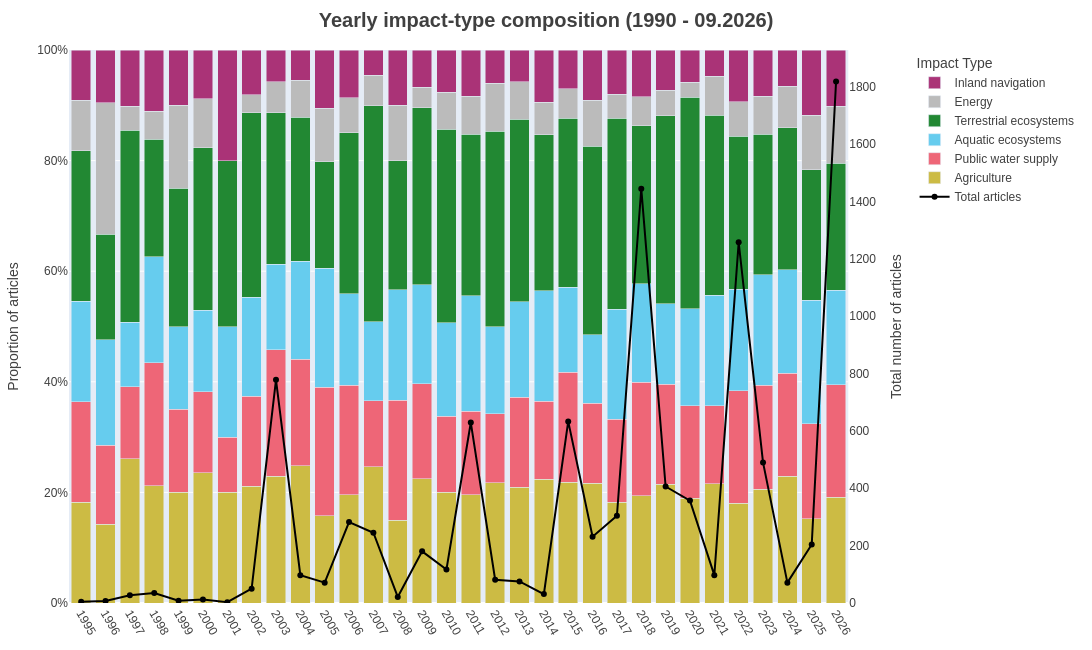

Notebook source saved alongside this figure:
### Markdown cell above
## 4.4.3 — Yearly impact-type composition (thesis Figure 12)
For each year, the share of each broad impact type, stacked to 100%, with the number of
articles as a line. As in the thesis figure, every impact type an article mentions counts
once (`FIG443Y_METHOD = "all_types"`); `"dominant"` keeps only each article's most
frequent type. Only articles whose most salient location lies in a canton are counted.

### Code cell
# ============================================================================
# 4.4.3 (yearly) — PARAMETERS
# ============================================================================
FIG443Y_LANGUAGES = LANGUAGES
FIG443Y_START_YEAR = 1995
FIG443Y_END_YEAR = END_YEAR
FIG443_IMPACT_GROUPS = IMPACT_GROUP_ORDER
FIG443_REQUIRE_CANTON = True    # thesis: only articles whose main location is in a canton
# How articles are split across impact types:
#   "all_types" -> every impact type an article mentions counts once (thesis Figure 12)
#   "dominant"  -> only the type(s) with the most impact sentences in the article (thesis Figure 13)
FIG443Y_METHOD = "all_types"

# ============================================================================
# 4.4.3 (yearly) — PLOT
# ============================================================================
import plotly.graph_objects as go
from plotly.subplots import make_subplots


def impact_types_per_article(languages, start_year, end_year, impact_groups, require_canton, method):
    """One row per (article, impact type) that the article is counted under.
    method="dominant": only the type(s) with the most sentences (ties kept);
    method="all_types": every type the article mentions."""
    si = sentence_impacts[sentence_impacts["language"].isin(languages) &
                          sentence_impacts["impact_group"].isin(impact_groups) &
                          sentence_impacts["year"].between(start_year, end_year)]
    if require_canton:
        if best_location.empty:
            print("note: no location data — using all articles instead.")
        else:
            located = best_location.loc[best_location["canton_abbr"].notna(), ["language", "file"]]
            si = si.merge(located, on=["language", "file"], how="inner")
    counts = si.groupby(["language", "file", "year", "month", "impact_group"]).size().reset_index(name="n")
    if method == "all_types":
        return counts
    counts["max_n"] = counts.groupby(["language", "file"])["n"].transform("max")
    return counts[counts["n"] == counts["max_n"]]


def save_plotly(fig, name):
    try:
        fig.write_image(os.path.join(FIGURES_DIR, name), scale=3)
    except Exception as e:
        print(f"note: could not save a PNG copy ({e}). 'pip install -U kaleido' enables saving Plotly figures.")


_years = sentence_impacts.loc[sentence_impacts["language"].isin(FIG443Y_LANGUAGES), "year"]
y0, y1 = resolve_year_range(_years, FIG443Y_START_YEAR, FIG443Y_END_YEAR)
assigned = impact_types_per_article(FIG443Y_LANGUAGES, y0, y1, FIG443_IMPACT_GROUPS, FIG443_REQUIRE_CANTON,
                                    FIG443Y_METHOD)

if assigned.empty:
    print("Skipping: no data for the chosen parameters.")
else:
    yearly = assigned.groupby(["year", "impact_group"]).size().rename("article_count")
    grid = pd.MultiIndex.from_product([sorted(assigned["year"].unique()), FIG443_IMPACT_GROUPS],
                                      names=["year", "impact_group"])
    yearly = yearly.reindex(grid, fill_value=0).reset_index()
    yearly["pair_total"] = yearly.groupby("year")["article_count"].transform("sum")
    yearly = yearly[yearly["pair_total"] > 0].copy()
    yearly["proportion"] = yearly["article_count"] / yearly["pair_total"]

    fig = make_subplots(specs=[[{"secondary_y": True}]])
    for impact in FIG443_IMPACT_GROUPS:
        s = yearly[yearly["impact_group"] == impact]
        fig.add_trace(go.Bar(x=s["year"], y=s["proportion"], name=impact,
                             marker_color=IMPACT_GROUP_COLORS.get(impact, "#999999"),
                             hovertemplate="Year=%{x}<br>Impact=%{fullData.name}<br>Proportion=%{y:.2%}<extra></extra>"),
                      secondary_y=False)
    # line = number of distinct articles per year
    totals = assigned.drop_duplicates(["language", "file"]).groupby("year").size().rename("n").reset_index()
    fig.add_trace(go.Scatter(x=totals["year"], y=totals["n"], name="Total articles",
                             mode="lines+markers", legendrank=1, line=dict(color="black", width=2),
                             marker=dict(size=6), hovertemplate="Year=%{x}<br>Total=%{y}<extra></extra>"),
                  secondary_y=True)
    fig.update_layout(
        barmode="stack", height=650, width=1200,
        title=dict(text="<b>Yearly impact-type composition (1990 - 09.2026)</b>", x=0.5, xanchor="center",
                   y=0.98, yanchor="top", font=dict(family=PLOTLY_FONT["family"], size=20, color=TEXT_COLOR)),
        legend_title_text="Impact Type", margin=dict(t=50, r=50, l=60, b=40), font=PLOTLY_FONT,
    )
    fig.update_yaxes(title_text="Proportion of articles", tickformat=".0%", range=[0, 1], secondary_y=False)
    fig.update_yaxes(title_text="Total number of articles", tickmode="auto", rangemode="tozero",
                     showgrid=False, secondary_y=True)
    fig.update_xaxes(dtick=1, tickangle=60, range=[y0 - 0.5, y1 + 0.5])
    fig.show()
    save_plotly(fig, "4.4.3_yearly_impact_compositions.png")

### Figure 1 — Plotly figure (JSON) as saved in the notebook; plotly's stock layout.template omitted (floating-point values rounded to 4 significant figures)
{"data": [{"hovertemplate": "Year=%{x}<br>Impact=%{fullData.name}<br>Proportion=%{y:.2%}<extra></extra>", "marker": {"color": "#CCBB44"}, "name": "Agriculture", "type": "bar", "x": [1995, 1996, 1997, 1998, 1999, 2000, 2001, 2002, 2003, 2004, 2005, 2006, 2007, 2008, 2009, 2010, 2011, 2012, 2013, 2014, 2015, 2016, 2017, 2018, 2019, 2020, 2021, 2022, 2023, 2024, 2025, 2026], "xaxis": "x", "y": [0.1818, 0.1429, 0.2609, 0.2121, 0.2, 0.2353, 0.2, 0.2114, 0.2294, 0.248, 0.1579, 0.1954, 0.2468, 0.15, 0.2251, 0.2006, 0.196, 0.2174, 0.2094, 0.2235, 0.2182, 0.2169, 0.1821, 0.1942, 0.2144, 0.1893, 0.2157, 0.1801, 0.2057, 0.229, 0.152, 0.1912], "yaxis": "y"}, {"hovertemplate": "Year=%{x}<br>Impact=%{fullData.name}<br>Proportion=%{y:.2%}<extra></extra>", "marker": {"color": "#EE6677"}, "name": "Public water supply", "type": "bar", "x": [1995, 1996, 1997, 1998, 1999, 2000, 2001, 2002, 2003, 2004, 2005, 2006, 2007, 2008, 2009, 2010, 2011, 2012, 2013, 2014, 2015, 2016, 2017, 2018, 2019, 2020, 2021, 2022, 2023, 2024, 2025, 2026], "xaxis": "x", "y": [0.1818, 0.1429, 0.1304, 0.2222, 0.15, 0.1471, 0.1, 0.1626, 0.229, 0.1929, 0.2325, 0.1983, 0.1188, 0.2167, 0.1717, 0.1369, 0.1508, 0.125, 0.1623, 0.1412, 0.1993, 0.1446, 0.1499, 0.2047, 0.1815, 0.1676, 0.1412, 0.2034, 0.1884, 0.1869, 0.1723, 0.2035], "yaxis": "y"}, {"hovertemplate": "Year=%{x}<br>Impact=%{fullData.name}<br>Proportion=%{y:.2%}<extra></extra>", "marker": {"color": "#66CCEE"}, "name": "Aquatic ecosystems", "type": "bar", "x": [1995, 1996, 1997, 1998, 1999, 2000, 2001, 2002, 2003, 2004, 2005, 2006, 2007, 2008, 2009, 2010, 2011, 2012, 2013, 2014, 2015, 2016, 2017, 2018, 2019, 2020, 2021, 2022, 2023, 2024, 2025, 2026], "xaxis": "x", "y": [0.1818, 0.1905, 0.1159, 0.1919, 0.15, 0.1471, 0.2, 0.1789, 0.1541, 0.1772, 0.2149, 0.1652, 0.1426, 0.2, 0.1787, 0.1688, 0.2087, 0.1576, 0.1728, 0.2, 0.1538, 0.1239, 0.1995, 0.1788, 0.1456, 0.1756, 0.2, 0.1835, 0.1994, 0.1869, 0.223, 0.1711], "yaxis": "y"}, {"hovertemplate": "Year=%{x}<br>Impact=%{fullData.name}<br>Proportion=%{y:.2%}<extra></extra>", "marker": {"color": "#228833"}, "name": "Terrestrial ecosystems", "type": "bar", "x": [1995, 1996, 1997, 1998, 1999, 2000, 2001, 2002, 2003, 2004, 2005, 2006, 2007, 2008, 2009, 2010, 2011, 2012, 2013, 2014, 2015, 2016, 2017, 2018, 2019, 2020, 2021, 2022, 2023, 2024, 2025, 2026], "xaxis": "x", "y": [0.2727, 0.1905, 0.3478, 0.2121, 0.25, 0.2941, 0.3, 0.3333, 0.2742, 0.2598, 0.193, 0.2917, 0.3912, 0.2333, 0.3202, 0.3503, 0.2919, 0.3533, 0.3298, 0.2824, 0.3057, 0.3408, 0.3454, 0.2849, 0.34, 0.382, 0.3255, 0.2769, 0.254, 0.257, 0.2365, 0.2289], "yaxis": "y"}, {"hovertemplate": "Year=%{x}<br>Impact=%{fullData.name}<br>Proportion=%{y:.2%}<extra></extra>", "marker": {"color": "#BBBBBB"}, "name": "Energy", "type": "bar", "x": [1995, 1996, 1997, 1998, 1999, 2000, 2001, 2002, 2003, 2004, 2005, 2006, 2007, 2008, 2009, 2010, 2011, 2012, 2013, 2014, 2015, 2016, 2017, 2018, 2019, 2020, 2021, 2022, 2023, 2024, 2025, 2026], "xaxis": "x", "y": [0.09091, 0.2381, 0.04348, 0.05051, 0.15, 0.08824, 0.0, 0.03252, 0.05613, 0.06693, 0.09649, 0.06322, 0.05484, 0.1, 0.03712, 0.06688, 0.06876, 0.08696, 0.06806, 0.05882, 0.05322, 0.08262, 0.04284, 0.0532, 0.04586, 0.02737, 0.07059, 0.06252, 0.06901, 0.07477, 0.09797, 0.1036], "yaxis": "y"}, {"hovertemplate": "Year=%{x}<br>Impact=%{fullData.name}<br>Proportion=%{y:.2%}<extra></extra>", "marker": {"color": "#AA3377"}, "name": "Inland navigation", "type": "bar", "x": [1995, 1996, 1997, 1998, 1999, 2000, 2001, 2002, 2003, 2004, 2005, 2006, 2007, 2008, 2009, 2010, 2011, 2012, 2013, 2014, 2015, 2016, 2017, 2018, 2019, 2020, 2021, 2022, 2023, 2024, 2025, 2026], "xaxis": "x", "y": [0.09091, 0.09524, 0.1014, 0.1111, 0.1, 0.08824, 0.2, 0.0813, 0.05711, 0.05512, 0.1053, 0.08621, 0.0457, 0.1, 0.06729, 0.07643, 0.08384, 0.05978, 0.05759, 0.09412, 0.06978, 0.09122, 0.08032, 0.08422, 0.07278, 0.05815, 0.04706, 0.09363, 0.08351, 0.06542, 0.1182, 0.1017], "yaxis": "y"}, {"hovertemplate": "Year=%{x}<br>Total=%{y}<extra></extra>", "legendrank": 1, "line": {"color": "black", "width": 2}, "marker": {"size": 6}, "mode": "lines+markers", "name": "Total articles", "type": "scatter", "x": [1995, 1996, 1997, 1998, 1999, 2000, 2001, 2002, 2003, 2004, 2005, 2006, 2007, 2008, 2009, 2010, 2011, 2012, 2013, 2014, 2015, 2016, 2017, 2018, 2019, 2020, 2021, 2022, 2023, 2024, 2025, 2026], "xaxis": "x", "y": [4, 7, 27, 35, 8, 12, 3, 50, 778, 97, 71, 282, 245, 21, 180, 117, 629, 81, 75, 31, 633, 231, 304, 1444, 406, 357, 97, 1257, 490, 71, 204, 1818], "yaxis": "y2"}], "layout": {"barmode": "stack", "font": {"color": "#404040", "family": "Arial, Helvetica, sans-serif", "size": 12}, "height": 650, "legend": {"title": {"text": "Impact Type"}}, "margin": {"b": 40, "l": 60, "r": 50, "t": 50}, "title": {"font": {"color": "#404040", "family": "Arial, Helvetica, sans-serif", "size": 20}, "text": "<b>Yearly impact-type composition (1990 - 09.2026)</b>", "x": 0.5, "xanchor": "center", "y": 0.98, "yanchor": "top"}, "width": 1200, "xaxis": {"anchor": "y", "domain": [0, 0.94], "dtick": 1, "range": [1994.0, 2026.0], "tickangle": 60}, "yaxis": {"anchor": "x", "domain": [0, 1], "range": [0, 1], "tickformat": ".0%", "title": {"text": "Proportion of articles"}}, "yaxis2": {"anchor": "x", "overlaying": "y", "rangemode": "tozero", "showgrid": false, "side": "right", "tickmode": "auto", "title": {"text": "Total number of articles"}}}}
